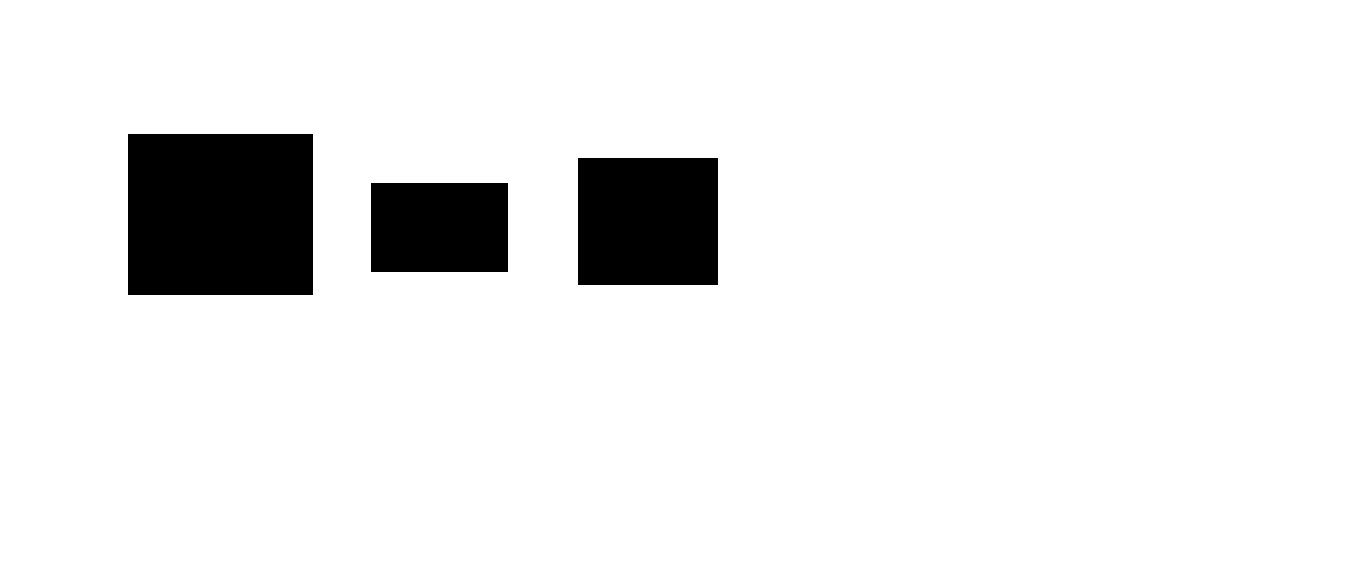
#> input picture Day-3/Untitled.png, 1360 x 562 px
$ python ip22_cannyEdgedetect.py   (older library calls are emulated)
#> lines starting #> are read from the running program, lines starting #| are printed output that depends on the picture; after the words box and inside, x2 and y2 are one past the last pixel; in counts of white or black regions, pixels touching at a corner belong together
import cv2
img = cv2.imread("Untitled.png")
#> img is the input picture: shape (562, 1360, 3); 92.2% white; 3 black regions, box (x1, y1, x2, y2) and area: (128, 134, 313, 295) 29785, (578, 158, 718, 285) 17780, (371, 183, 508, 272) 12193
cv2.imshow("Original", img)
cv2.waitKey(0)

gray = cv2.cvtColor(img, cv2.COLOR_BGR2GRAY)
cv2.waitKey(0)

edged = cv2.Canny(gray, 30, 200)
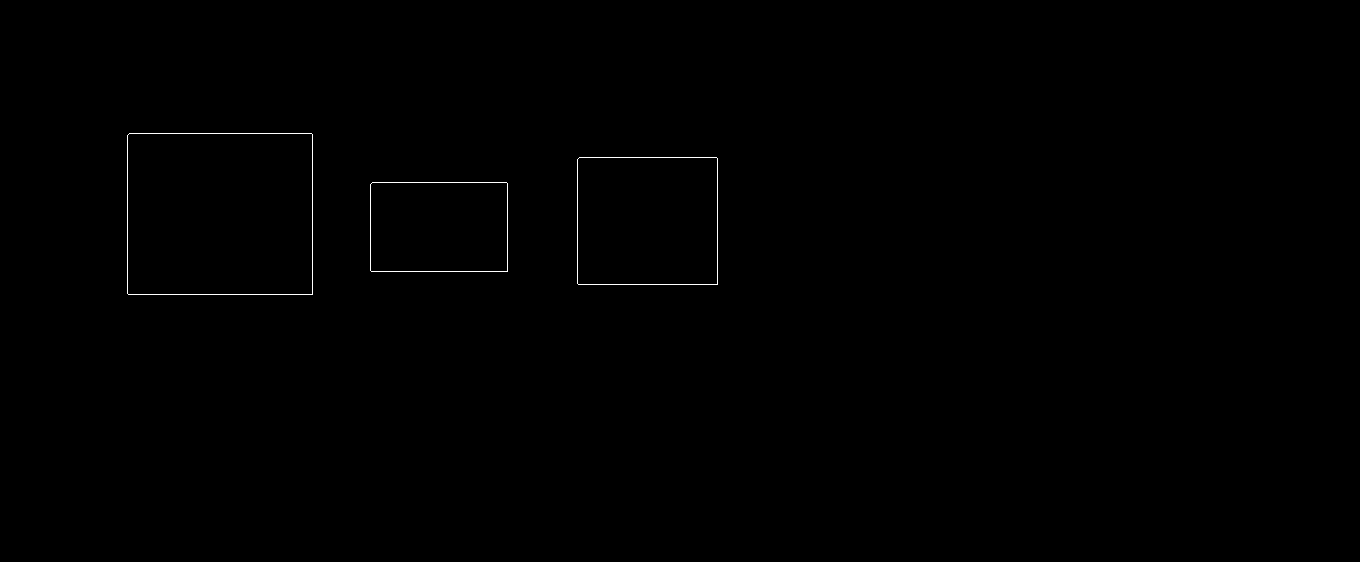
#> edged: shape (562, 1360); 0.22% white in thin lines or dots, all inside (x1, y1, x2, y2) = (127, 133, 718, 295)
cv2.imshow("Canny Edged", edged)
cv2.waitKey(0)

_,contours, hierarchy = cv2.findContours(edged.copy() ,cv2.RETR_EXTERNAL,cv2.CHAIN_APPROX_NONE)
#> contours = 3 contours; box (x1, y1, x2, y2) and area: (127, 133, 313, 295) 29782, (577, 157, 718, 285) 17777, (370, 182, 508, 272) 12190
cv2.imshow("Canny edged after contouring",edged)
cv2.waitKey(0)

print("No. of contours found",str(len(contours)))
#| No. of contours found 3
cv2.drawContours(img,contours,-1,(0,255,0),3)
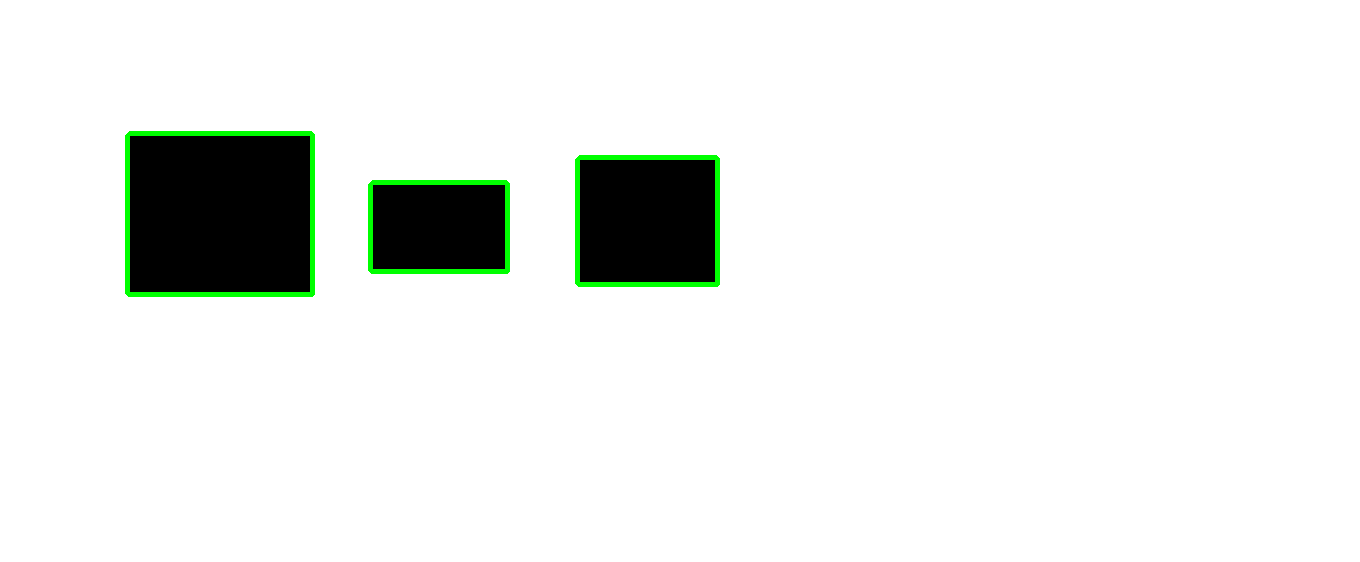
#> img: shape (562, 1360, 3); 1.09% of pixels changed, all inside (x1, y1, x2, y2) = (125, 131, 720, 297)
cv2.imshow("Contours",img)
cv2.waitKey(0)
cv2.destroyAllWindows()
